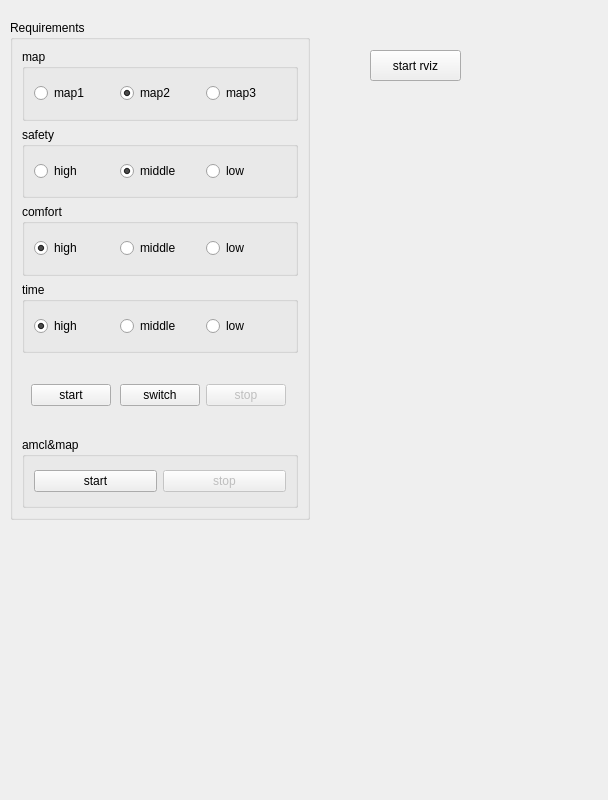
<?xml version="1.0" encoding="UTF-8"?>
<ui version="4.0">
 <class>Form</class>
 <widget class="QWidget" name="Form">
  <property name="enabled">
   <bool>true</bool>
  </property>
  <property name="geometry">
   <rect>
    <x>0</x>
    <y>0</y>
    <width>608</width>
    <height>800</height>
   </rect>
  </property>
  <property name="windowTitle">
   <string>Form</string>
  </property>
  <property name="styleSheet">
   <string notr="true"/>
  </property>
  <!--<widget class="QPushButton" name="stopButton">
   <property name="geometry">
    <rect>
     <x>230</x>
     <y>290</y>
     <width>80</width>
     <height>31</height>
    </rect>
   </property>
   <property name="text">
    <string>停止</string>
   </property>
  </widget>-->
  <widget class="QPushButton" name="startRvizButton">
   <property name="geometry">
    <rect>
     <x>370</x>
     <y>50</y>
     <width>91</width>
     <height>31</height>
    </rect>
   </property>
   <property name="text">
    <string>start rviz</string>
   </property>
  </widget>
  <widget class="QGroupBox" name="groupBox">
   <property name="geometry">
    <rect>
     <x>10</x>
     <y>20</y>
     <width>300</width>
     <height>500</height>
    </rect>
   </property>
   <property name="title">
    <string>Requirements</string>
   </property>
   <layout class="QVBoxLayout" name="verticalLayout">
    <item>
     <widget class="QGroupBox" name="mapBox">
      <property name="title">
       <string>map</string>
      </property>
      <layout class="QHBoxLayout" name="horizontalLayout_map">
       <item>
        <widget class="QRadioButton" name="map_1">
         <property name="text">
          <string>map1</string>
         </property>
         <property name="checked">
          <bool>true</bool>
         </property>
        </widget>
       </item>
       <item>
        <widget class="QRadioButton" name="map_2">
         <property name="text">
          <string>map2</string>
         </property>
         <property name="checked">
          <bool>true</bool>
         </property>
        </widget>
       </item>
       <item>
        <widget class="QRadioButton" name="map_3">
         <property name="text">
          <string>map3</string>
         </property>
        </widget>
       </item>
      </layout>
     </widget>
    </item>
    <item>
     <widget class="QGroupBox" name="safetyBox">
      <property name="title">
       <string>safety</string>
      </property>
      <layout class="QHBoxLayout" name="horizontalLayout_safety">
       <item>
        <widget class="QRadioButton" name="safety_1">
         <property name="text">
          <string>high</string>
         </property>
         <property name="checked">
          <bool>true</bool>
         </property>
        </widget>
       </item>
       <item>
        <widget class="QRadioButton" name="safety_2">
         <property name="text">
          <string>middle</string>
         </property>
         <property name="checked">
          <bool>true</bool>
         </property>
        </widget>
       </item>
       <item>
        <widget class="QRadioButton" name="safety_3">
         <property name="text">
          <string>low</string>
         </property>
        </widget>
       </item>
      </layout>
     </widget>
    </item>
    <item>
     <widget class="QGroupBox" name="comfortBox">
      <property name="enabled">
       <bool>true</bool>
      </property>
      <property name="title">
       <string>comfort</string>
      </property>
      <property name="flat">
       <bool>false</bool>
      </property>
      <property name="checkable">
       <bool>false</bool>
      </property>
      <layout class="QHBoxLayout" name="horizontalLayout_comfort">
       <item>
        <widget class="QRadioButton" name="comfort_1">
         <property name="text">
          <string>high</string>
         </property>
         <property name="checked">
          <bool>true</bool>
         </property>
        </widget>
       </item>
       <item>
        <widget class="QRadioButton" name="comfort_2">
         <property name="text">
          <string>middle</string>
         </property>
        </widget>
       </item>
       <item>
        <widget class="QRadioButton" name="comfort_3">
         <property name="text">
          <string>low</string>
         </property>
        </widget>
       </item>
      </layout>
     </widget>
    </item>
    <item>
     <widget class="QGroupBox" name="timeBox">
      <property name="enabled">
       <bool>true</bool>
      </property>
      <property name="title">
       <string>time</string>
      </property>
      <property name="flat">
       <bool>false</bool>
      </property>
      <property name="checkable">
       <bool>false</bool>
      </property>
      <layout class="QHBoxLayout" name="horizontalLayout_time">
       <item>
        <widget class="QRadioButton" name="time_1">
         <property name="text">
          <string>high</string>
         </property>
         <property name="checked">
          <bool>true</bool>
         </property>
        </widget>
       </item>
       <item>
        <widget class="QRadioButton" name="time_2">
         <property name="text">
          <string>middle</string>
         </property>
        </widget>
       </item>
       <item>
        <widget class="QRadioButton" name="time_3">
         <property name="text">
          <string>low</string>
         </property>
        </widget>
       </item>
      </layout>
     </widget>
    </item>
    <item>
     <widget class="QWidget" name="widget" native="true">
      <layout class="QHBoxLayout" name="horizontalLayout_movebase">
       <item>
        <widget class="QPushButton" name="startMoveBaseButton">
         <property name="text">
          <string>start</string>
         </property>
        </widget>
       </item>
       <item>
        <spacer name="horizontalSpacer">
         <property name="orientation">
          <enum>Qt::Horizontal</enum>
         </property>
         <property name="sizeHint" stdset="0">
          <size>
           <width>40</width>
           <height>20</height>
          </size>
         </property>
        </spacer>
       </item>
       <item>
        <widget class="QPushButton" name="glButton">
         <property name="text">
          <string>switch</string>
         </property>
        </widget>
       </item>
       <item>
        <widget class="QPushButton" name="stopMoveBaseButton">
         <property name="enabled">
          <bool>false</bool>
         </property>
         <property name="text">
          <string>stop</string>
         </property>
        </widget>
       </item>
       <item>
        <spacer name="horizontalSpacer_2">
         <property name="orientation">
          <enum>Qt::Horizontal</enum>
         </property>
         <property name="sizeHint" stdset="0">
          <size>
           <width>40</width>
           <height>20</height>
          </size>
         </property>
        </spacer>
       </item>
      </layout>
     </widget>
    </item>
    <item>
     <widget class="QGroupBox" name="amclGroupBox">
        <property name="styleSheet">
            <string notr="true"/>
        </property>
        <property name="title">
            <string>amcl&amp;&amp;map</string>
        </property>
        <layout class="QHBoxLayout" name="horizontalLayout_4">
            <item>
            <widget class="QPushButton" name="startAmclButton">
            <property name="text">
            <string>start</string>
            </property>
     </widget>
    </item>
    <item>
     <widget class="QPushButton" name="stopAmclButton">
      <property name="enabled">
       <bool>false</bool>
      </property>
      <property name="text">
       <string>stop</string>
      </property>
     </widget>
    </item>
   </layout>
  </widget>
    </item>
   </layout>
  </widget>
  <!--<widget class="QLabel" name="label_tl">
   <property name="geometry">
    <rect>
     <x>340</x>
     <y>120</y>
     <width>261</width>
     <height>20</height>
    </rect>
   </property>
   <property name="text">
    <string>Trajectory Length: 0</string>
   </property>
  </widget>
  <widget class="QLabel" name="label_ts">
   <property name="geometry">
    <rect>
     <x>340</x>
     <y>150</y>
     <width>251</width>
     <height>16</height>
    </rect>
   </property>
   <property name="text">
    <string>Trajectory Smoothness: 0</string>
   </property>
  </widget>
  <widget class="QLabel" name="label_cd">
   <property name="geometry">
    <rect>
     <x>340</x>
     <y>180</y>
     <width>261</width>
     <height>21</height>
    </rect>
   </property>
   <property name="text">
    <string>Closest Distance: 0</string>
   </property>
  </widget>
  <widget class="QLabel" name="label_et">
   <property name="geometry">
    <rect>
     <x>340</x>
     <y>210</y>
     <width>261</width>
     <height>16</height>
    </rect>
   </property>
   <property name="text">
    <string>Excution Time: 0</string>
   </property>
  </widget>
  <widget class="QLabel" name="label_pv">
   <property name="geometry">
    <rect>
     <x>340</x>
     <y>240</y>
     <width>251</width>
     <height>16</height>
    </rect>
   </property>
   <property name="text">
    <string>Plan Evaluation: 0</string>
   </property>
  </widget>-->
  <!--<widget class="QPushButton" name="saveButton">
   <property name="geometry">
    <rect>
     <x>370</x>
     <y>290</y>
     <width>80</width>
     <height>31</height>
    </rect>
   </property>
   <property name="text">
    <string>save</string>
   </property>
  </widget>-->
 </widget>
 <resources/>
 <connections/>
</ui>
